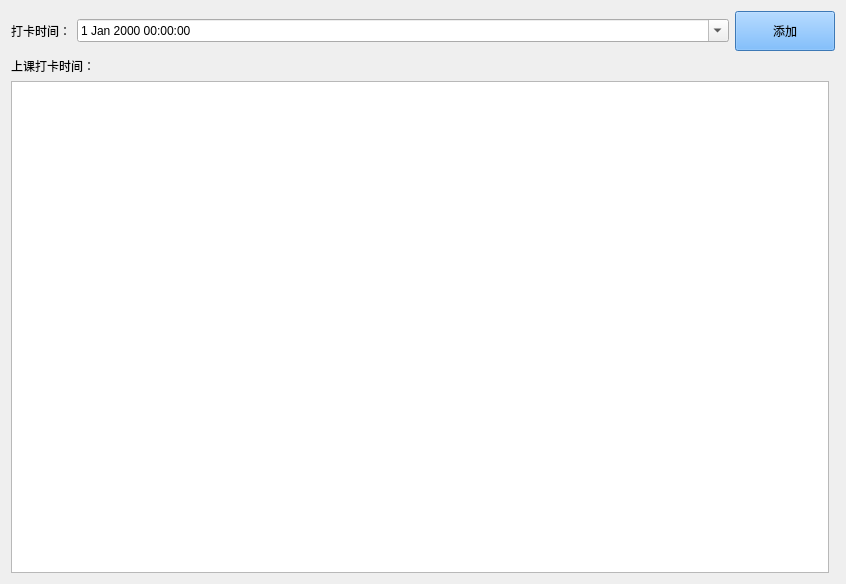
<?xml version="1.0" encoding="UTF-8"?>
<ui version="4.0">
 <class>Sign</class>
 <widget class="QWidget" name="Sign">
  <property name="geometry">
   <rect>
    <x>0</x>
    <y>0</y>
    <width>846</width>
    <height>584</height>
   </rect>
  </property>
  <property name="windowTitle">
   <string>Form</string>
  </property>
  <property name="styleSheet">
   <string notr="true">font: 16pt &quot;新宋体&quot;;</string>
  </property>
  <layout class="QGridLayout" name="gridLayout">
   <item row="0" column="0" colspan="2">
    <layout class="QHBoxLayout" name="horizontalLayout">
     <item>
      <widget class="QLabel" name="label">
       <property name="text">
        <string>打卡时间：</string>
       </property>
      </widget>
     </item>
     <item>
      <widget class="QDateTimeEdit" name="dateTimeEdit">
       <property name="sizePolicy">
        <sizepolicy hsizetype="Expanding" vsizetype="Fixed">
         <horstretch>0</horstretch>
         <verstretch>0</verstretch>
        </sizepolicy>
       </property>
       <property name="calendarPopup">
        <bool>true</bool>
       </property>
      </widget>
     </item>
     <item>
      <widget class="QPushButton" name="pushButton_add_student">
       <property name="minimumSize">
        <size>
         <width>100</width>
         <height>40</height>
        </size>
       </property>
       <property name="styleSheet">
        <string notr="true">background-color: rgb(85, 170, 255);</string>
       </property>
       <property name="text">
        <string>添加</string>
       </property>
      </widget>
     </item>
    </layout>
   </item>
   <item row="1" column="0">
    <layout class="QVBoxLayout" name="verticalLayout_2">
     <item>
      <widget class="QLabel" name="label_3">
       <property name="text">
        <string>上课打卡时间：</string>
       </property>
      </widget>
     </item>
     <item>
      <widget class="QTableWidget" name="tableWidget"/>
     </item>
    </layout>
   </item>
   <item row="1" column="1">
    <layout class="QVBoxLayout" name="verticalLayout"/>
   </item>
  </layout>
 </widget>
 <resources/>
 <connections/>
</ui>
